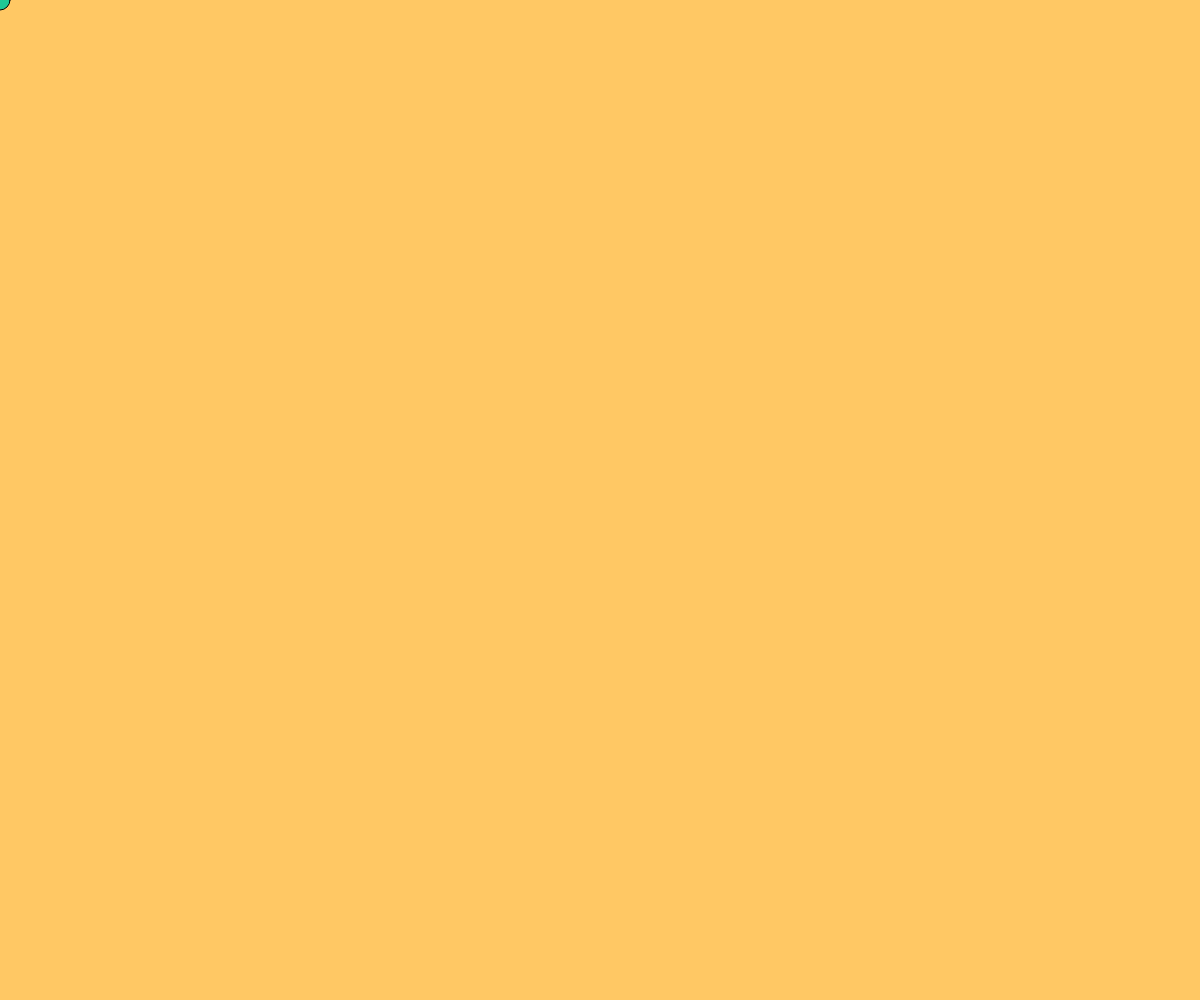
Frame 1 (no input)
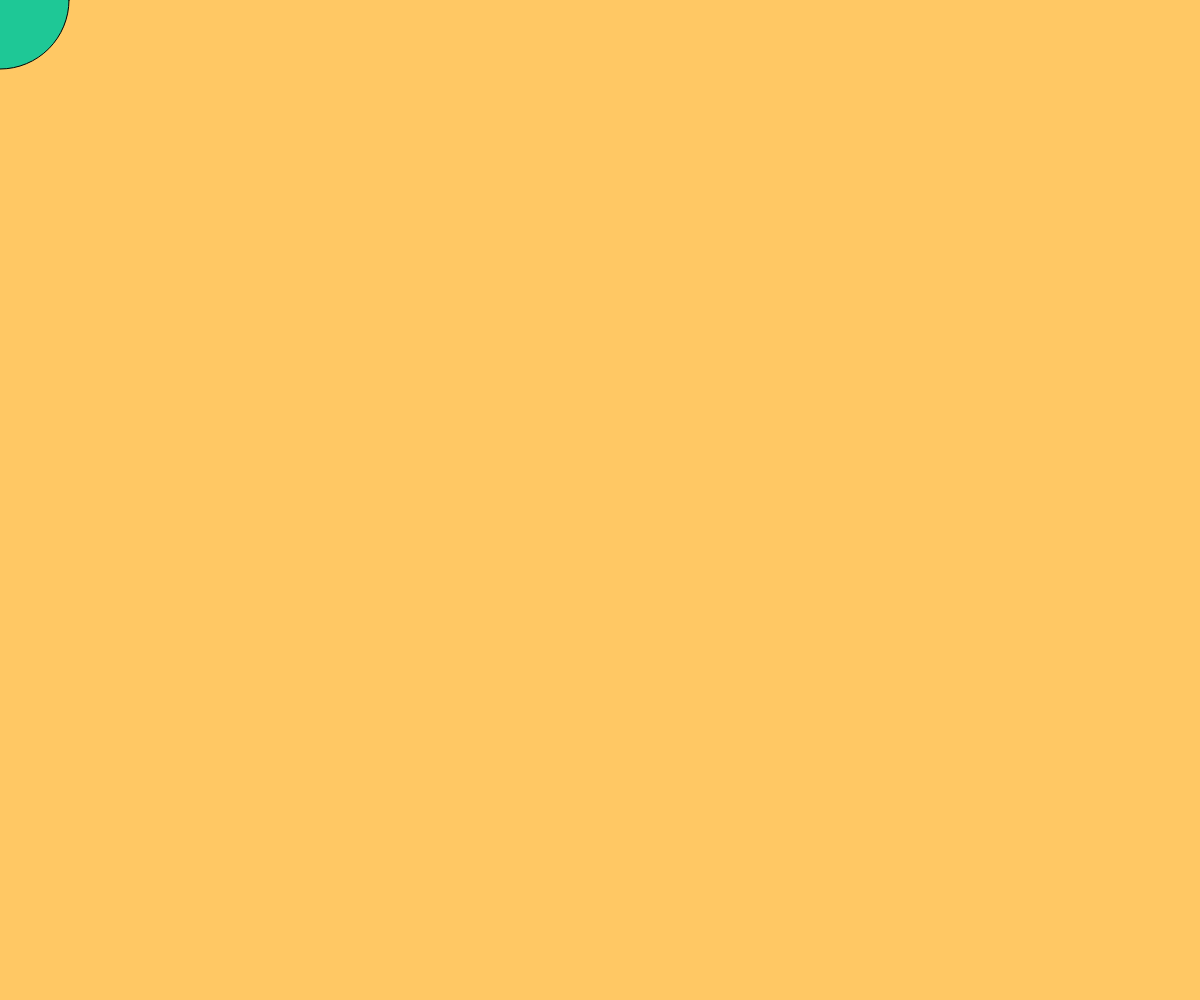
Frame 60 (no input)
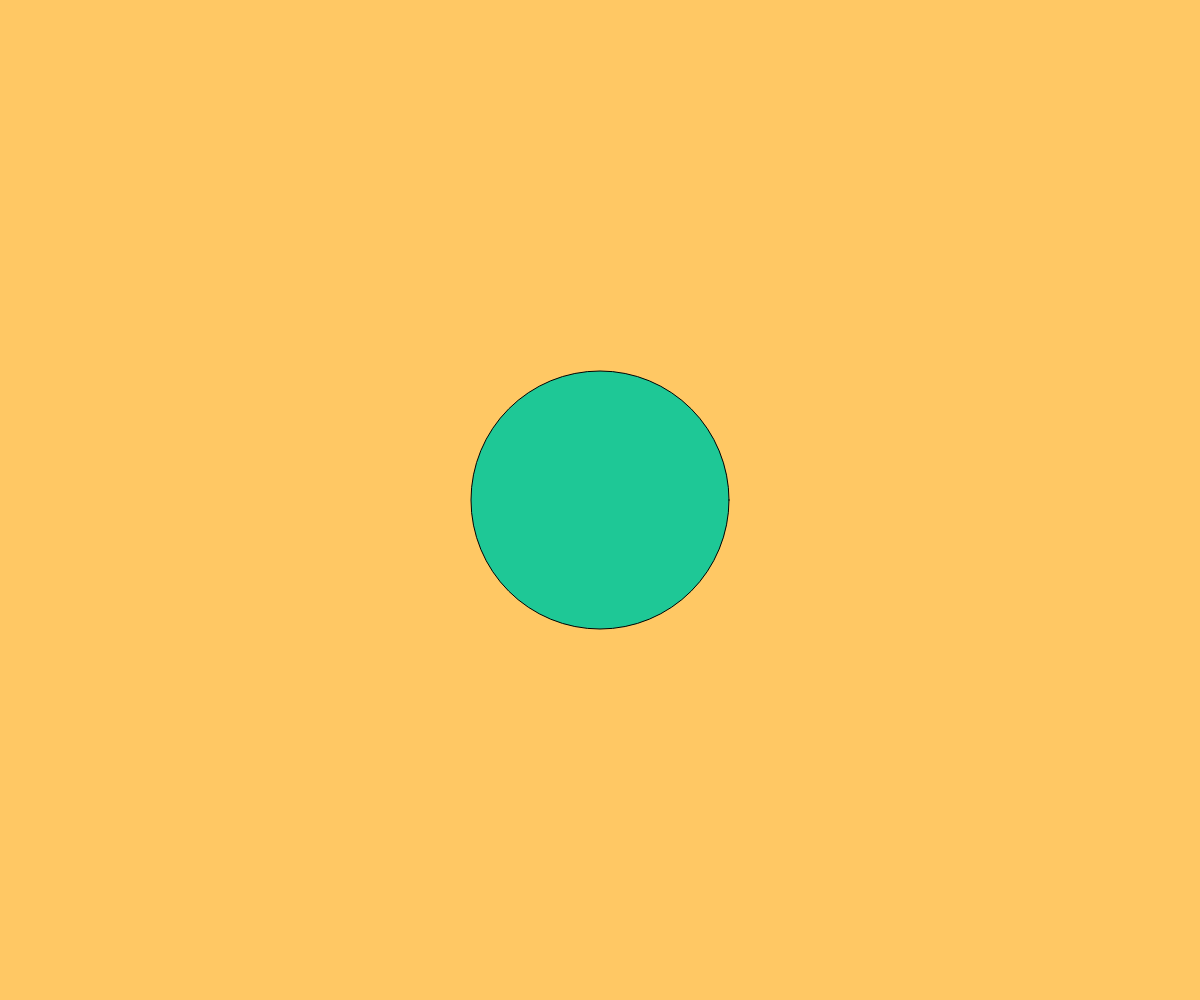
Frame 120 (the mouse pressed at the canvas centre since frame 60)

The p5.js sketch that drew these frames (run headless with seeded random() and noise() and a simulated clock; from frame 60 on, the mouse is pressed at the canvas centre):

// p5.js sketch
// ── sketch.js
//My First Drawing!

let thecircleSize = 20; //Global variable for circle size

function setup() {
  createCanvas(windowWidth, windowHeight); // Create a canvas that fills the window
}

function draw(){
  background (255, 200, 100); // Set background color to a light orange

  fill(30,200,150); // Set fill color to a bright green
  //Stroke(1.5); // Set stroke weight to 1.5

  //Add a circle that follows the mouse position
  circle(mouseX, mouseY, thecircleSize); // Draw a circle at the mouse position with the specified size

  //Increase the size of the circle over time
  thecircleSize = thecircleSize + 2; // Increase the circle size by 2 pixels each frame
  
  //Interaction: Reset the circle size when the mouse is pressed
  function mousePressed(){
    thecircleSize = 20; 
  }
}
